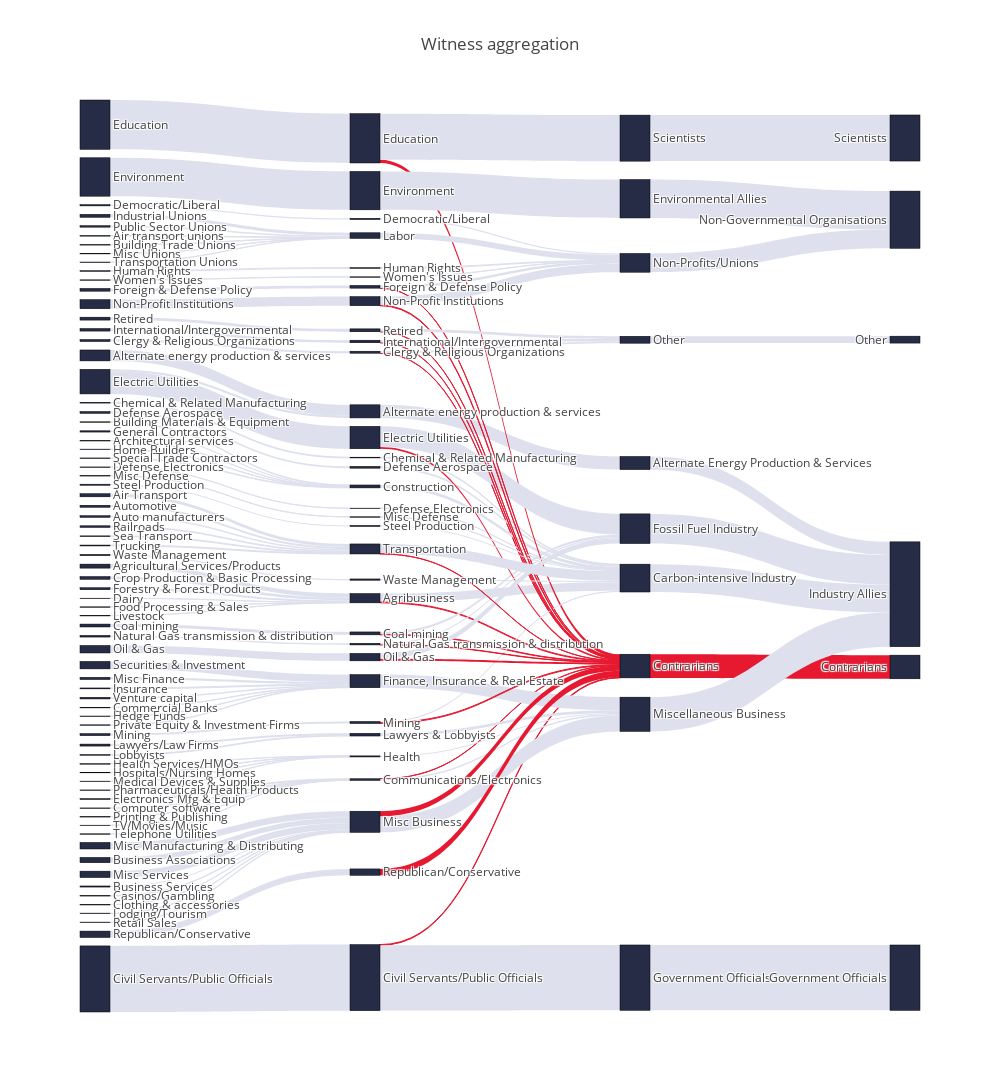

Notebook cell for this chart:
### Code cell
# Plot the sankey plot
data_trace = dict(
    type='sankey',
    domain = dict(
      x =  [0,1],
      y =  [0,1]
    ),
    orientation = "h",
    valueformat = ".0f",
    node = dict(
      pad = 10,
      thickness = 30,
      line = dict(
        color = "black",
        width = 0.5
      ),
      label =  node_labels,
      color = df['color'],
    ),
    link = dict(
      source = df['source'].dropna(axis=0, how='any'),
      target = df['target'].dropna(axis=0, how='any'),
      value = df['count'].dropna(axis=0, how='any'),
      color = df['linkcolor'].dropna(axis=0, how='any'),
      opacity = 0.4
  )
)

layout =  dict(
    title = "Witness aggregation",
    height = 1200,
    width = 1000,
    font = dict(
      size = 12
    ),    
)

fig = dict(data=[data_trace], layout=layout)
iplot(fig, validate=False)

### Figure 1 — Plotly figure (JSON) as saved in the notebook; plotly's stock layout.template omitted (floating-point values rounded to 4 significant figures; data arrays with more than 128 entries replaced by an {"elided": "..."} marker saying what was removed)
{"data": [{"domain": {"x": [0, 1], "y": [0, 1]}, "link": {"color": {"elided": "133 str values"}, "opacity": 0.4, "source": {"elided": "133 int values"}, "target": {"elided": "133 int values"}, "value": {"elided": "133 int values"}}, "node": {"color": {"elided": "133 str values"}, "label": ["Agricultural Services/Products", "Air Transport", "Air transport unions", "Alternate energy production & services", "Architectural services", "Auto manufacturers", "Automotive", "Building Materials & Equipment", "Building Trade Unions", "Business Associations", "Business Services", "Casinos/Gambling", "Chemical & Related Manufacturing", "Civil Servants/Public Officials", "Clergy & Religious Organizations", "Clothing & accessories", "Coal mining", "Commercial Banks", "Computer software", "Crop Production & Basic Processing", "Dairy", "Defense Aerospace", "Defense Electronics", "Democratic/Liberal", "Education", "Electric Utilities", "Electronics Mfg & Equip", "Environment", "Food Processing & Sales", "Foreign & Defense Policy", "Forestry & Forest Products", "General Contractors", "Health Services/HMOs", "Hedge Funds", "Home Builders", "Hospitals/Nursing Homes", "Human Rights", "Industrial Unions", "Insurance", "International/Intergovernmental", "Lawyers/Law Firms", "Livestock", "Lobbyists", "Lodging/Tourism", "Medical Devices & Supplies", "Mining", "Misc Defense", "Misc Finance", "Misc Manufacturing & Distributing", "Misc Services", "Misc Unions", "Natural Gas transmission & distribution", "Non-Profit Institutions", "Oil & Gas", "Pharmaceuticals/Health Products", "Printing & Publishing", "Private Equity & Investment Firms", "Public Sector Unions", "Railroads", "Republican/Conservative", "Retail Sales", "Retired", "Sea Transport", "Securities & Investment", "Special Trade Contractors", "Steel Production", "TV/Movies/Music", "Telephone Utilities", "Transportation Unions", "Trucking", "Venture capital", "Waste Management", "Women's Issues", "Agribusiness", "Alternate energy production & services", "Chemical & Related Manufacturing", "Civil Servants/Public Officials", "Clergy & Religious Organizations", "Coal mining", "Communications/Electronics", "Construction", "Defense Aerospace", "Defense Electronics", "Democratic/Liberal", "Education", "Electric Utilities", "Environment", "Finance, Insurance & Real Estate", "Foreign & Defense Policy", "Health", "Human Rights", "International/Intergovernmental", "Labor", "Lawyers & Lobbyists", "Mining", "Misc Business", "Misc Defense", "Natural Gas transmission & distribution", "Non-Profit Institutions", "Oil & Gas", "Republican/Conservative", "Retired", "Steel Production", "Transportation", "Waste Management", "Women's Issues", "Alternate Energy Production & Services", "Carbon-intensive Industry", "Contrarians", "Environmental Allies", "Fossil Fuel Industry", "Government Officials", "Miscellaneous Business", "Non-Profits/Unions", "Other", "Scientists", "Scientists", "Other", "Non-Governmental Organisations", "Industry Allies", "Government Officials", "Contrarians"], "line": {"color": "black", "width": 0.5}, "pad": 10, "thickness": 30}, "orientation": "h", "type": "sankey", "valueformat": ".0f"}], "layout": {"font": {"size": 12}, "height": 1200, "title": "Witness aggregation", "width": 1000}}
